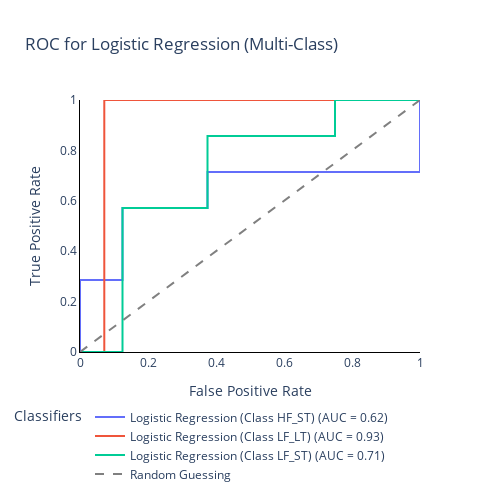
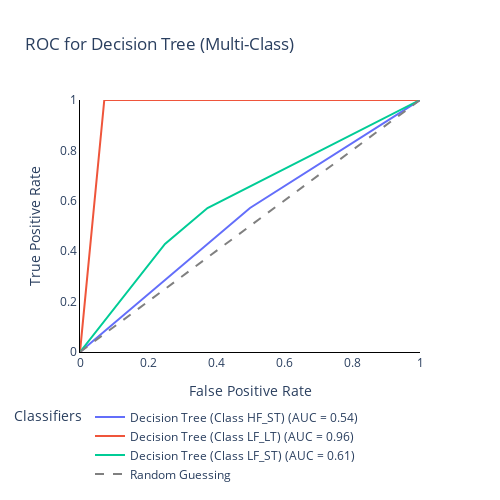
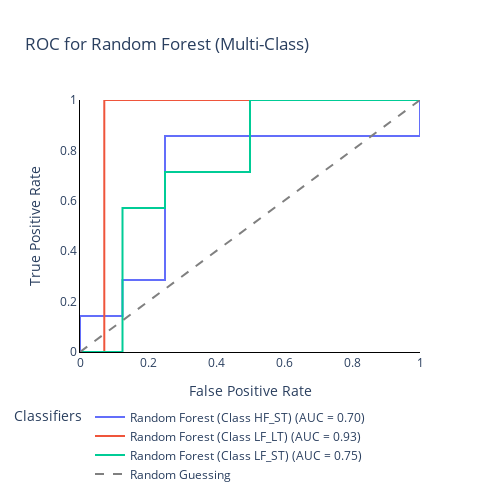

Notebook cell for these charts, in order:
### Code cell
# Create the ROC curve plot using Plotly
# For multiple classes
for model_name in trained_models:
    fig = go.Figure()
    trained_models[model_name].fit(X_train, y_train)
    # Get the probabilities for each class
    y_prob = trained_models[model_name].predict_proba(X_test)
    # Calculate ROC curve and AUC for each class
    for i in range(len(trained_models[model_name].classes_)):
        fpr, tpr, _ = roc_curve(y_test == trained_models[model_name].classes_[i], y_prob[:, i])
        roc_auc = auc(fpr, tpr)
        
        # Add ROC curve trace for each class
        fig.add_trace(go.Scatter(x=fpr, y=tpr, mode='lines', 
                                 name=f'{model_name} (Class {trained_models[model_name].classes_[i]}) (AUC = {roc_auc:.2f})'))

    # Add diagonal line representing random guessing
    fig.add_trace(go.Scatter(x=[0, 1], y=[0, 1], mode='lines', line=dict(color='gray', dash='dash'), name='Random Guessing'))

    fig.update_layout(title='ROC for '+model_name+' (Multi-Class)',
                    xaxis_title='False Positive Rate',
                    yaxis_title='True Positive Rate',
                    xaxis_range=[0,1],yaxis_range=[0,1],
                    legend_title='Classifiers',
                    showlegend=True,
                    plot_bgcolor='white', paper_bgcolor='white',
                    xaxis=dict(linecolor='black'),
                    yaxis=dict(linecolor='black'),
                    legend=dict(orientation="h",
                                yanchor="top",y=-0.2,
                                xanchor="left",x=-0.2),
                    height=500, width=500)
    fig.show()

### Figure 1 — Plotly figure (JSON) as saved in the notebook; plotly's stock layout.template omitted (floating-point values rounded to 4 significant figures)
{"data": [{"mode": "lines", "name": "Logistic Regression (Class HF_ST) (AUC = 0.62)", "type": "scatter", "x": [0, 0, 0, 0.125, 0.125, 0.375, 0.375, 1, 1], "y": [0, 0.1429, 0.2857, 0.2857, 0.5714, 0.5714, 0.7143, 0.7143, 1]}, {"mode": "lines", "name": "Logistic Regression (Class LF_LT) (AUC = 0.93)", "type": "scatter", "x": [0, 0.07143, 0.07143, 1], "y": [0, 0, 1, 1]}, {"mode": "lines", "name": "Logistic Regression (Class LF_ST) (AUC = 0.71)", "type": "scatter", "x": [0, 0.125, 0.125, 0.375, 0.375, 0.75, 0.75, 1], "y": [0, 0, 0.5714, 0.5714, 0.8571, 0.8571, 1, 1]}, {"line": {"color": "gray", "dash": "dash"}, "mode": "lines", "name": "Random Guessing", "type": "scatter", "x": [0, 1], "y": [0, 1]}], "layout": {"height": 500, "legend": {"orientation": "h", "title": {"text": "Classifiers"}, "x": -0.2, "xanchor": "left", "y": -0.2, "yanchor": "top"}, "paper_bgcolor": "white", "plot_bgcolor": "white", "showlegend": true, "title": {"text": "ROC for Logistic Regression (Multi-Class)"}, "width": 500, "xaxis": {"linecolor": "black", "range": [0, 1], "title": {"text": "False Positive Rate"}}, "yaxis": {"linecolor": "black", "range": [0, 1], "title": {"text": "True Positive Rate"}}}}

### Figure 2 — Plotly figure (JSON) as saved in the notebook; plotly's stock layout.template omitted (floating-point values rounded to 4 significant figures)
{"data": [{"mode": "lines", "name": "Decision Tree (Class HF_ST) (AUC = 0.54)", "type": "scatter", "x": [0, 0.375, 0.5, 1], "y": [0, 0.4286, 0.5714, 1]}, {"mode": "lines", "name": "Decision Tree (Class LF_LT) (AUC = 0.96)", "type": "scatter", "x": [0, 0.07143, 1], "y": [0, 1, 1]}, {"mode": "lines", "name": "Decision Tree (Class LF_ST) (AUC = 0.61)", "type": "scatter", "x": [0, 0.25, 0.375, 1], "y": [0, 0.4286, 0.5714, 1]}, {"line": {"color": "gray", "dash": "dash"}, "mode": "lines", "name": "Random Guessing", "type": "scatter", "x": [0, 1], "y": [0, 1]}], "layout": {"height": 500, "legend": {"orientation": "h", "title": {"text": "Classifiers"}, "x": -0.2, "xanchor": "left", "y": -0.2, "yanchor": "top"}, "paper_bgcolor": "white", "plot_bgcolor": "white", "showlegend": true, "title": {"text": "ROC for Decision Tree (Multi-Class)"}, "width": 500, "xaxis": {"linecolor": "black", "range": [0, 1], "title": {"text": "False Positive Rate"}}, "yaxis": {"linecolor": "black", "range": [0, 1], "title": {"text": "True Positive Rate"}}}}

### Figure 3 — Plotly figure (JSON) as saved in the notebook; plotly's stock layout.template omitted (floating-point values rounded to 4 significant figures)
{"data": [{"mode": "lines", "name": "Random Forest (Class HF_ST) (AUC = 0.70)", "type": "scatter", "x": [0, 0, 0.125, 0.125, 0.25, 0.25, 1, 1], "y": [0, 0.1429, 0.1429, 0.2857, 0.2857, 0.8571, 0.8571, 1]}, {"mode": "lines", "name": "Random Forest (Class LF_LT) (AUC = 0.93)", "type": "scatter", "x": [0, 0.07143, 0.07143, 1], "y": [0, 0, 1, 1]}, {"mode": "lines", "name": "Random Forest (Class LF_ST) (AUC = 0.75)", "type": "scatter", "x": [0, 0.125, 0.125, 0.25, 0.25, 0.5, 0.5, 1], "y": [0, 0, 0.5714, 0.5714, 0.7143, 0.7143, 1, 1]}, {"line": {"color": "gray", "dash": "dash"}, "mode": "lines", "name": "Random Guessing", "type": "scatter", "x": [0, 1], "y": [0, 1]}], "layout": {"height": 500, "legend": {"orientation": "h", "title": {"text": "Classifiers"}, "x": -0.2, "xanchor": "left", "y": -0.2, "yanchor": "top"}, "paper_bgcolor": "white", "plot_bgcolor": "white", "showlegend": true, "title": {"text": "ROC for Random Forest (Multi-Class)"}, "width": 500, "xaxis": {"linecolor": "black", "range": [0, 1], "title": {"text": "False Positive Rate"}}, "yaxis": {"linecolor": "black", "range": [0, 1], "title": {"text": "True Positive Rate"}}}}
